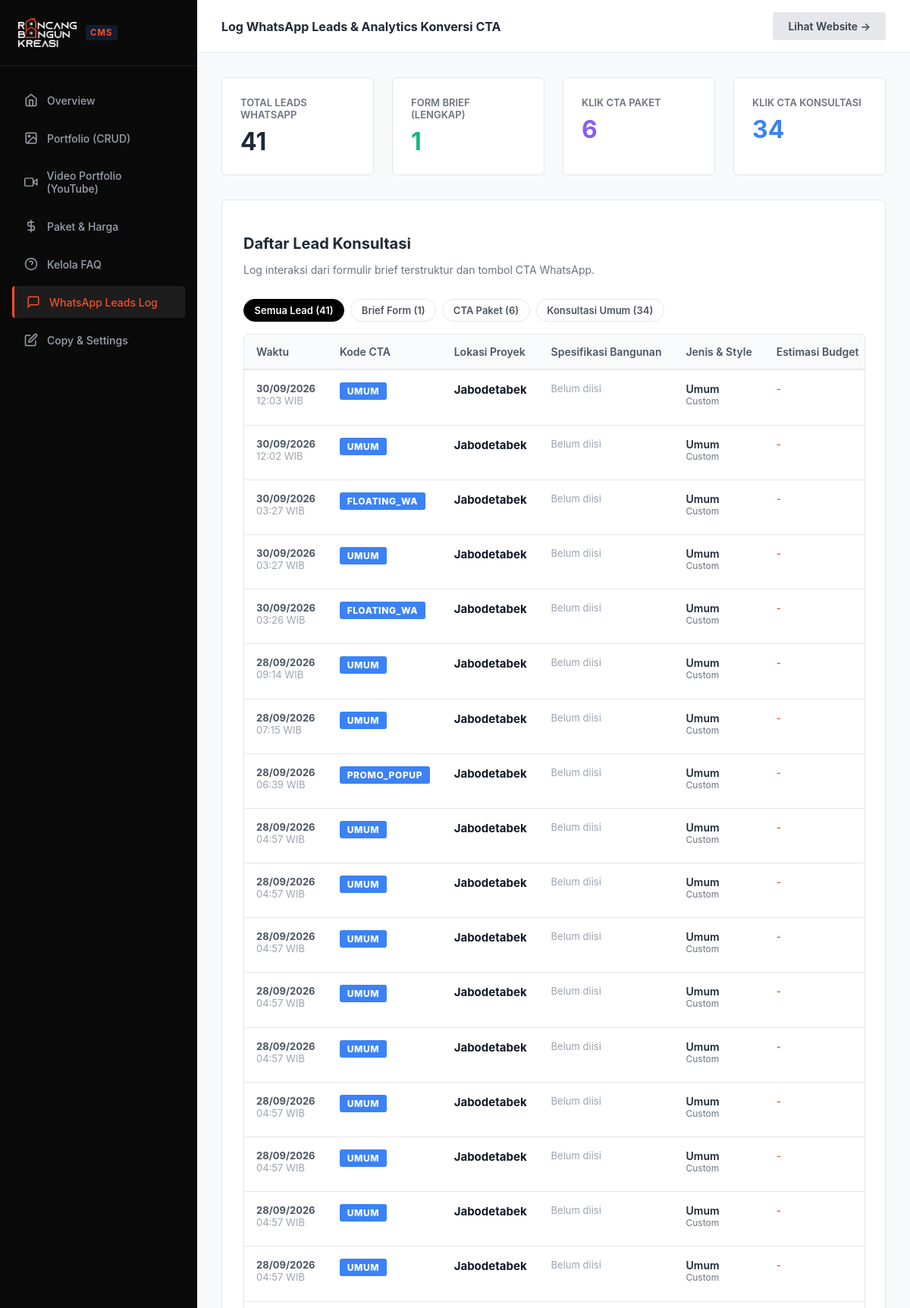
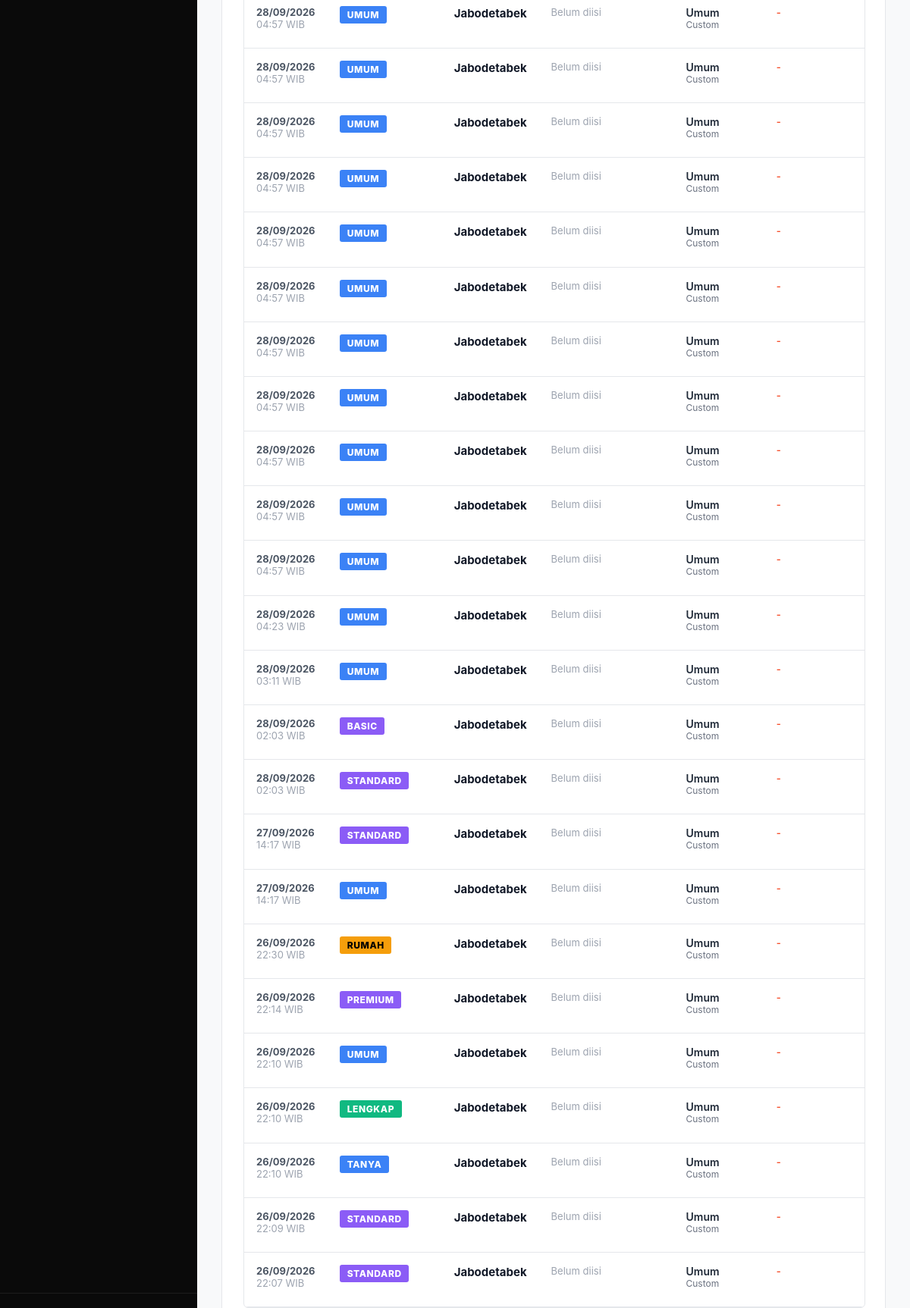
Page /admin/leads.php (signed in, upper part) on the committed database (2 pictures, top to bottom).
### tables this page shows
CREATE TABLE leads (
        id INTEGER PRIMARY KEY AUTOINCREMENT,
        name TEXT,
        wa_number TEXT,
        location TEXT,
        land_area TEXT,
        building_area TEXT,
        floors TEXT,
        building_type TEXT,
        style TEXT,
        budget TEXT,
        full_message TEXT,
        source_cta TEXT,
        status TEXT DEFAULT 'new',
        created_at DATETIME DEFAULT CURRENT_TIMESTAMP
    );

### config/auth.php (called while the page is built, shortened)
<?php
function e($string) {
    return htmlspecialchars($string ?? '', ENT_QUOTES, 'UTF-8');
}

### admin/leads.php (the view, shortened to what this page needs)
<?php
require_once __DIR__ . '/../config/auth.php';
$db = getDB();
$filter = $_GET['filter'] ?? 'all';
$sql = "SELECT * FROM leads";
$params = [];
$sql .= " ORDER BY created_at DESC";
$leads = $db->prepare($sql);
$leads->execute($params);
$leadsList = $leads->fetchAll();
$totalLeads = $db->query("SELECT COUNT(*) FROM leads")->fetchColumn();
$totalBriefs = $db->query("SELECT COUNT(*) FROM leads WHERE source_cta = 'LENGKAP'")->fetchColumn();
$totalPaket = $db->query("SELECT COUNT(*) FROM leads WHERE source_cta IN ('BASIC', 'STANDARD', 'PREMIUM', 'REKOMENDASI')")->fetchColumn();
$totalGeneral = $db->query("SELECT COUNT(*) FROM leads WHERE source_cta NOT IN ('LENGKAP', 'BASIC', 'STANDARD', 'PREMIUM', 'REKOMENDASI')")->fetchColumn();
?>
<!DOCTYPE html>
<html lang="id">
<head>
  <link rel="stylesheet" href="/assets/css/admin.css">
</head>
<body class="admin-body">
  <?php include __DIR__ . '/sidebar.php'; ?>
  <div class="admin-main">
    <div class="admin-topbar">
      <div><strong>Log WhatsApp Leads & Analytics Konversi CTA</strong></div>
      <a href="/" target="_blank" class="btn-admin btn-admin-secondary">Lihat Website &rarr;</a>
    </div>
    <div class="admin-content">
      <div class="stats-grid">
        <div class="stat-card">
          <div class="stat-label">Total Leads WhatsApp</div>
          <div class="stat-value"><?= $totalLeads; ?></div>
        </div>
        <div class="stat-card">
          <div class="stat-label">Form Brief (Lengkap)</div>
          <div class="stat-value" style="color: #10B981;"><?= $totalBriefs; ?></div>
        </div>
        <div class="stat-card">
          <div class="stat-label">Klik CTA Paket</div>
          <div class="stat-value" style="color: #8B5CF6;"><?= $totalPaket; ?></div>
        </div>
        <div class="stat-card">
          <div class="stat-label">Klik CTA Konsultasi</div>
          <div class="stat-value" style="color: #3B82F6;"><?= $totalGeneral; ?></div>
        </div>
      </div>
      <div class="card">
        <div style="display: flex; align-items: center; justify-content: space-between; flex-wrap: wrap; gap: 1rem; margin-bottom: 1rem;">
          <div>
            <h2 style="font-size: 1.25rem; font-weight: 700; margin-bottom: 0.25rem;">Daftar Lead Konsultasi</h2>
            <p style="font-size: 0.875rem; color: #6B7280;">Log interaksi dari formulir brief terstruktur dan tombol CTA WhatsApp.</p>
          </div>
          <div class="filter-pills" style="margin-bottom: 0;">
            <a href="/admin/leads.php?filter=all" class="filter-pill <?= $filter === 'all' ? 'active' : ''; ?>">Semua Lead (<?= $totalLeads; ?>)</a>
            <a href="/admin/leads.php?filter=brief" class="filter-pill <?= $filter === 'brief' ? 'active' : ''; ?>">Brief Form (<?= $totalBriefs; ?>)</a>
            <a href="/admin/leads.php?filter=paket" class="filter-pill <?= $filter === 'paket' ? 'active' : ''; ?>">CTA Paket (<?= $totalPaket; ?>)</a>
            <a href="/admin/leads.php?filter=umum" class="filter-pill <?= $filter === 'umum' ? 'active' : ''; ?>">Konsultasi Umum (<?= $totalGeneral; ?>)</a>
          </div>
        </div>
        <?php if (empty($leadsList)): ?>
          <div style="text-align: center; padding: 4rem 2rem; color: #9CA3AF; background: #F9FAFB; border-radius: 6px; border: 1px dashed #E5E7EB;">
            <svg width="48" height="48" viewBox="0 0 24 24" fill="none" stroke="currentColor" stroke-width="1.5" style="margin-bottom: 1rem; color: #D1D5DB;"><path d="M21 15a2 2 0 0 1-2 2H7l-4 4V5a2 2 0 0 1 2-2h14a2 2 0 0 1 2 2z"/></svg>
            <div style="font-size: 1rem; font-weight: 600; color: #374151;">Belum Ada Lead Tersimpan</div>
            <div style="font-size: 0.875rem; color: #6B7280; margin-top: 0.25rem;">Leads akan otomatis masuk ketika pengunjung mengklik CTA WhatsApp atau mengirim formulir brief.</div>
          </div>
        <?php else: ?>
          <div class="table-responsive">
            <table class="admin-table">
              <thead>
                <tr>
                  <th style="width: 130px;">Waktu</th>
                  <th style="width: 140px;">Kode CTA</th>
                  <th style="width: 180px;">Lokasi Proyek</th>
                  <th style="width: 200px;">Spesifikasi Bangunan</th>
                  <th style="width: 180px;">Jenis & Style</th>
                  <th style="width: 160px;">Estimasi Budget</th>
                </tr>
              </thead>
              <tbody>
                <?php foreach ($leadsList as $lead): ?>
                  <?php
                    $ctaCode = strtoupper($lead['source_cta'] ?? 'UMUM');
                    $badgeClass = 'umum';
                    if ($ctaCode === 'LENGKAP') {
                        $badgeClass = 'lengkap';
                    } elseif (in_array($ctaCode, ['BASIC', 'STANDARD', 'PREMIUM', 'REKOMENDASI'])) {
                        $badgeClass = 'paket';
                    } elseif (in_array($ctaCode, ['SEBELUM-BANGUN', 'RUMAH', 'KOMERSIAL'])) {
                        $badgeClass = 'sebelum';
                    }
                  ?>
                  <tr>
                    <td style="white-space: nowrap; font-size: 0.8125rem; color: #4B5563;">
                      <strong><?= date('d/m/Y', strtotime($lead['created_at'])); ?></strong><br>
                      <span style="color: #9CA3AF;"><?= date('H:i', strtotime($lead['created_at'])); ?> WIB</span>
                    </td>
                    <td>
                      <span class="badge-cta <?= $badgeClass; ?>"><?= e($ctaCode); ?></span>
                    </td>
                    <td>
                      <strong style="color: #111827; font-size: 0.9375rem;"><?= e($lead['location'] ?? 'Jabodetabek'); ?></strong>
                    </td>
                    <td style="font-size: 0.8125rem; color: #374151;">
                      <?php if (!empty($lead['land_area']) || !empty($lead['building_area'])): ?>
                        <div>Tanah: <strong><?= e($lead['land_area'] ?? '-'); ?> m²</strong></div>
                        <div>Bangunan: <strong><?= e($lead['building_area'] ?? '-'); ?> m²</strong> (<?= e($lead['floors'] ?? '-'); ?>)</div>
                      <?php else: ?>
                        <span style="color: #9CA3AF;">Belum diisi</span>
                      <?php endif; ?>
                    </td>
                    <td>
                      <div style="font-weight: 600; color: #1F2937;"><?= e($lead['building_type'] ?? 'Umum'); ?></div>
                      <div style="font-size: 0.75rem; color: #6B7280;"><?= e($lead['style'] ?? 'Custom'); ?></div>
                    </td>
                    <td style="font-size: 0.8125rem; font-weight: 600; color: var(--admin-primary);">
                      <?= e($lead['budget'] ?? '-'); ?>
                    </td>
                  </tr>
                <?php endforeach; ?>
              </tbody>
            </table>
          </div>
        <?php endif; ?>
      </div>
    </div>
  </div>
</body>
</html>

### assets/css/admin.css (style rules this page uses)
:root { --admin-sidebar-bg: #0A0A0A; --admin-content-bg: #F8F9FA; --admin-card-bg: #FFFFFF; --admin-border: #E5E7EB; --admin-text: #1F2937; --admin-muted: #6B7280; --admin-primary: #F5502D; --admin-primary-hover: #D83C1A; }
body.admin-body { font-family: 'Plus Jakarta Sans', -apple-system, sans-serif; background-color: var(--admin-content-bg); color: var(--admin-text); margin: 0; display: flex; min-height: 100vh; }
.admin-main { flex-grow: 1; display: flex; flex-direction: column; min-width: 0; overflow-x: hidden; }
.admin-topbar { background: #FFFFFF; padding: 1rem 2rem; border-bottom: 1px solid var(--admin-border); display: flex; align-items: center; justify-content: space-between; }
.admin-content { padding: 2rem; flex-grow: 1; }
.stats-grid { display: grid; grid-template-columns: repeat(4, 1fr); gap: 1.5rem; margin-bottom: 2rem; }
.stat-card { background: var(--admin-card-bg); padding: 1.5rem; border-radius: 6px; border: 1px solid var(--admin-border); display: flex; flex-direction: column; }
.stat-label { font-size: 0.8125rem; color: var(--admin-muted); font-weight: 600; text-transform: uppercase; margin-bottom: 0.5rem; }
.stat-value { font-size: 2rem; font-weight: 700; color: var(--admin-text); }
.card { background: var(--admin-card-bg); border: 1px solid var(--admin-border); border-radius: 6px; padding: 1.75rem; margin-bottom: 2rem; }
.btn-admin { padding: 0.625rem 1.25rem; font-size: 0.875rem; font-weight: 600; border-radius: 4px; border: none; cursor: pointer; display: inline-flex; align-items: center; gap: 0.5rem; text-decoration: none; }
.btn-admin-secondary { background: #E5E7EB; color: #374151; }
.table-responsive { width: 100%; overflow-x: auto; -webkit-overflow-scrolling: touch; margin-top: 1rem; border: 1px solid var(--admin-border); border-radius: 6px; }
.admin-table { width: 100%; border-collapse: collapse; font-size: 0.875rem; min-width: 900px; }
.admin-table th { background: #F9FAFB; font-weight: 600; color: #4B5563; padding: 0.875rem 1rem; text-align: left; border-bottom: 2px solid var(--admin-border); white-space: nowrap; }
.admin-table td { padding: 1rem; text-align: left; border-bottom: 1px solid var(--admin-border); vertical-align: top; }
.badge-cta { display: inline-block; padding: 0.25rem 0.6rem; font-size: 0.75rem; font-weight: 800; border-radius: 3px; letter-spacing: 0.05em; text-transform: uppercase; }
.badge-cta.lengkap { background: #10B981; color: #FFFFFF; }
.badge-cta.umum { background: #3B82F6; color: #FFFFFF; }
.badge-cta.paket { background: #8B5CF6; color: #FFFFFF; }
.badge-cta.sebelum { background: #F59E0B; color: #000000; }
.filter-pills { display: flex; gap: 0.5rem; flex-wrap: wrap; margin-bottom: 1.5rem; }
.filter-pill { padding: 0.4rem 0.85rem; font-size: 0.8125rem; font-weight: 600; border-radius: 20px; border: 1px solid var(--admin-border); background: #FFF; color: #4B5563; text-decoration: none; transition: all 0.2s ease; }
.filter-pill.active, .filter-pill:hover { background: #000; color: #FFF; border-color: #000; }

### rows in the picture
leads: created_at "30/09/2026", created_at "12:03", source_cta "UMUM", location "Jabodetabek", shows "Belum diisi", building_type "Umum", style "Custom", budget "-"
leads: created_at "30/09/2026", created_at "12:02", source_cta "UMUM", location "Jabodetabek", shows "Belum diisi", building_type "Umum", style "Custom", budget "-"
leads: created_at "30/09/2026", created_at "03:27", source_cta "FLOATING_WA", location "Jabodetabek", shows "Belum diisi", building_type "Umum", style "Custom", budget "-"
leads: created_at "30/09/2026", created_at "03:27", source_cta "UMUM", location "Jabodetabek", shows "Belum diisi", building_type "Umum", style "Custom", budget "-"
leads: created_at "30/09/2026", created_at "03:26", source_cta "FLOATING_WA", location "Jabodetabek", shows "Belum diisi", building_type "Umum", style "Custom", budget "-"
leads: created_at "28/09/2026", created_at "09:14", source_cta "UMUM", location "Jabodetabek", shows "Belum diisi", building_type "Umum", style "Custom", budget "-"
leads: created_at "28/09/2026", created_at "07:15", source_cta "UMUM", location "Jabodetabek", shows "Belum diisi", building_type "Umum", style "Custom", budget "-"
leads: created_at "28/09/2026", created_at "06:39", source_cta "PROMO_POPUP", location "Jabodetabek", shows "Belum diisi", building_type "Umum", style "Custom", budget "-"
leads: created_at "28/09/2026", created_at "04:57", source_cta "UMUM", location "Jabodetabek", shows "Belum diisi", building_type "Umum", style "Custom", budget "-"
leads: created_at "28/09/2026", created_at "04:57", source_cta "UMUM", location "Jabodetabek", shows "Belum diisi", building_type "Umum", style "Custom", budget "-"
leads: created_at "28/09/2026", created_at "04:57", source_cta "UMUM", location "Jabodetabek", shows "Belum diisi", building_type "Umum", style "Custom", budget "-"
leads: created_at "28/09/2026", created_at "04:57", source_cta "UMUM", location "Jabodetabek", shows "Belum diisi", building_type "Umum", style "Custom", budget "-"
leads: created_at "28/09/2026", created_at "04:57", source_cta "UMUM", location "Jabodetabek", shows "Belum diisi", building_type "Umum", style "Custom", budget "-"
leads: created_at "28/09/2026", created_at "04:57", source_cta "UMUM", location "Jabodetabek", shows "Belum diisi", building_type "Umum", style "Custom", budget "-"
leads: created_at "28/09/2026", created_at "04:57", source_cta "UMUM", location "Jabodetabek", shows "Belum diisi", building_type "Umum", style "Custom", budget "-"
leads: created_at "28/09/2026", created_at "04:57", source_cta "UMUM", location "Jabodetabek", shows "Belum diisi", building_type "Umum", style "Custom", budget "-"
leads: created_at "28/09/2026", created_at "04:57", source_cta "UMUM", location "Jabodetabek", shows "Belum diisi", building_type "Umum", style "Custom", budget "-"
leads: created_at "28/09/2026", created_at "04:57", source_cta "UMUM", location "Jabodetabek", shows "Belum diisi", building_type "Umum", style "Custom", budget "-"
leads: created_at "28/09/2026", created_at "04:57", source_cta "UMUM", location "Jabodetabek", shows "Belum diisi", building_type "Umum", style "Custom", budget "-"
leads: created_at "28/09/2026", created_at "04:57", source_cta "UMUM", location "Jabodetabek", shows "Belum diisi", building_type "Umum", style "Custom", budget "-"
leads: created_at "28/09/2026", created_at "04:57", source_cta "UMUM", location "Jabodetabek", shows "Belum diisi", building_type "Umum", style "Custom", budget "-"
leads: created_at "28/09/2026", created_at "04:57", source_cta "UMUM", location "Jabodetabek", shows "Belum diisi", building_type "Umum", style "Custom", budget "-"
leads: created_at "28/09/2026", created_at "04:57", source_cta "UMUM", location "Jabodetabek", shows "Belum diisi", building_type "Umum", style "Custom", budget "-"
leads: created_at "28/09/2026", created_at "04:57", source_cta "UMUM", location "Jabodetabek", shows "Belum diisi", building_type "Umum", style "Custom", budget "-"
leads: created_at "28/09/2026", created_at "04:57", source_cta "UMUM", location "Jabodetabek", shows "Belum diisi", building_type "Umum", style "Custom", budget "-"
leads: created_at "28/09/2026", created_at "04:57", source_cta "UMUM", location "Jabodetabek", shows "Belum diisi", building_type "Umum", style "Custom", budget "-"
leads: created_at "28/09/2026", created_at "04:57", source_cta "UMUM", location "Jabodetabek", shows "Belum diisi", building_type "Umum", style "Custom", budget "-"
leads: created_at "28/09/2026", created_at "04:57", source_cta "UMUM", location "Jabodetabek", shows "Belum diisi", building_type "Umum", style "Custom", budget "-"
leads: created_at "28/09/2026", created_at "04:23", source_cta "UMUM", location "Jabodetabek", shows "Belum diisi", building_type "Umum", style "Custom", budget "-"
leads: created_at "28/09/2026", created_at "03:11", source_cta "UMUM", location "Jabodetabek", shows "Belum diisi", building_type "Umum", style "Custom", budget "-"
leads: created_at "28/09/2026", created_at "02:03", source_cta "BASIC", location "Jabodetabek", shows "Belum diisi", building_type "Umum", style "Custom", budget "-"
leads: created_at "28/09/2026", created_at "02:03", source_cta "STANDARD", location "Jabodetabek", shows "Belum diisi", building_type "Umum", style "Custom", budget "-"
leads: created_at "27/09/2026", created_at "14:17", source_cta "STANDARD", location "Jabodetabek", shows "Belum diisi", building_type "Umum", style "Custom", budget "-"
leads: created_at "27/09/2026", created_at "14:17", source_cta "UMUM", location "Jabodetabek", shows "Belum diisi", building_type "Umum", style "Custom", budget "-"
leads: created_at "26/09/2026", created_at "22:30", source_cta "RUMAH", location "Jabodetabek", shows "Belum diisi", building_type "Umum", style "Custom", budget "-"
leads: created_at "26/09/2026", created_at "22:14", source_cta "PREMIUM", location "Jabodetabek", shows "Belum diisi", building_type "Umum", style "Custom", budget "-"
leads: created_at "26/09/2026", created_at "22:10", source_cta "UMUM", location "Jabodetabek", shows "Belum diisi", building_type "Umum", style "Custom", budget "-"
leads: created_at "26/09/2026", created_at "22:10", source_cta "LENGKAP", location "Jabodetabek", shows "Belum diisi", building_type "Umum", style "Custom", budget "-"
leads: created_at "26/09/2026", created_at "22:10", source_cta "TANYA", location "Jabodetabek", shows "Belum diisi", building_type "Umum", style "Custom", budget "-"
leads: created_at "26/09/2026", created_at "22:09", source_cta "STANDARD", location "Jabodetabek", shows "Belum diisi", building_type "Umum", style "Custom", budget "-"
leads: created_at "26/09/2026", created_at "22:07", source_cta "STANDARD", location "Jabodetabek", shows "Belum diisi", building_type "Umum", style "Custom", budget "-"

### other values in the picture
$totalLeads "41"
$totalBriefs "1"
$totalPaket "6"
$totalGeneral "34"
